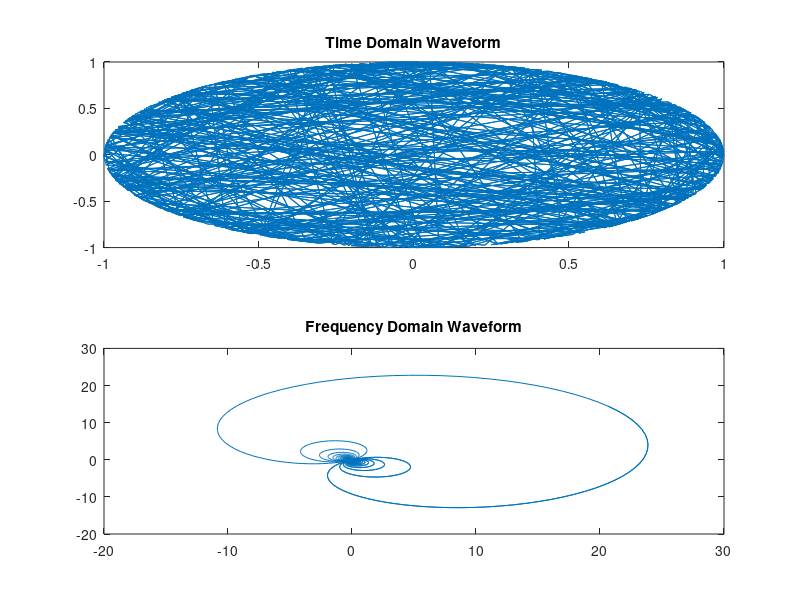

The MATLAB script that drew this image: (Note: this script raises an error after producing the figure.)
% this is a 5G PRACH format 0 transmission
L = 839;

% this is number of samples per bin, floor(L/Ncs) gives the number of cyclic shifts, see below
Ncs = 26;
% this is the FFT size for the generation/reception of PRACH
N = 49152;
% this is the length of the cyclic prefix for PRACH
Ncp = 6336;

% 6-bit data messages for 3 transmitters / UEs
preamble_index1 = 63;
preamble_index2 = 31;
preamble_index3 = 11;

% up to 6 Zadoff-Chu root sequences for this format
utab = [129 710 140 699 120 719];
% number of cyclic shifts
nshifts = floor(L / Ncs);
% number of Zadoff-Chu sequences required
nseq = ceil(64 / nshifts);

% index of the preamble sequence to use
uind1 = floor(preamble_index1 / nshifts);
uind2 = floor(preamble_index2 / nshifts);
uind3 = floor(preamble_index3 / nshifts);
% index of cyclic shift to use
nuind1 = rem(preamble_index1, nshifts);
nuind2 = rem(preamble_index2, nshifts);
nuind3 = rem(preamble_index3, nshifts);
if (uind1 >= length(utab) || uind2 >= length(utab) || uind3 >= length(utab))
    fprintf("ERROR tab length %d : %d %d %d", length(utab), uind1, uind1, uind3)
end

% These are the Zadoff-Chu Sequence generators (time-domain)
% for the 3 transmitters
xu1 = exp(-1j * pi * utab(1 + uind1) * (0:838) .* (1:839) / 839);
xu2 = exp(-1j * pi * utab(1 + uind2) * (0:838) .* (1:839) / 839);
xu3 = exp(-1j * pi * utab(1 + uind3) * (0:838) .* (1:839) / 839);

% implement cyclic-shifts
% Note we do this in the time-domain and then do an 839-point fft here in MATLAB
% This is not usually done in practice because of the complexity of the FFT (i.e. a large prime number)
% There is a way to compute the Fourier transform directly and then perform the cyclic shift by a multiplication of a phasor in the frequency-domain.

yuv1 = zeros(1, length(xu1));
yuv2 = zeros(1, length(xu2));
yuv3 = zeros(1, length(xu3));

for n = 0:838
    xuv1(n + 1) = xu1(1 + rem(n + (Ncs * nuind1), 839));
    yuv1 = yuv1 + fft(xuv1(n + 1));
    
    xuv2(n + 1) = xu2(1 + rem(n + (Ncs * nuind2), 839));
    yuv2 = yuv2 + fft(xuv2(n + 1));
    
    xuv3(n + 1) = xu3(1 + rem(n + (Ncs * nuind3), 839));
    yuv3 = yuv3 + fft(xuv3(n + 1));
end

% put the PRACH in the lowest frequency (positive) subcarriers starting at carrier 7
Xuv1 = zeros(1, 49152);
Xuv1(7 + (1:839)) = yuv1;
Xuv2 = zeros(1, 49152);
Xuv2(7 + (1:839)) = yuv2;
Xuv3 = zeros(1, 49152);
Xuv3(7 + (1:839)) = yuv3;

% bring to time-domain
xuv1_49152 = ifft(Xuv1);
xuv2_49152 = ifft(Xuv2);
xuv3_49152 = ifft(Xuv3);

% add cyclic prefix
xuv1_49152 = [xuv1_49152((49152 - 6335):end) xuv1_49152];
xuv2_49152 = [xuv2_49152((49152 - 6335):end) xuv2_49152];
xuv3_49152 = [xuv3_49152((49152 - 6335):end) xuv3_49152];

% normalizes the transmit signal to unit-energy
xuv1_49152 = xuv1_49152 / sqrt(sum(abs(xuv1_49152).^2) / length(xuv1_49152));
en1 = mean(abs(xuv1_49152).^2);
xuv2_49152 = xuv2_49152 / sqrt(sum(abs(xuv2_49152).^2) / length(xuv2_49152));
en2 = mean(abs(xuv2_49152).^2);
xuv3_49152 = xuv3_49152 / sqrt(sum(abs(xuv3_49152).^2) / length(xuv3_49152));
en3 = mean(abs(xuv3_49152).^2);

% Plot the time-domain and frequency-domain waveform (xuv1)
figure;
subplot(2, 1, 1);
plot(xu1)
title('Time Domain Waveform');

subplot(2, 1, 2);
plot(xuv1_49152)
title('Frequency Domain Waveform');

% Question: What can you say regarding the frequency span (approximately how many PRBs does this waveform occupy
% 
% simulate time-delay
delay1 = 300;
delay2 = 140;
delay3 = 40;
delaymax = 1 + max([delay1 delay2 delay3]);
xuv1_49152 = [zeros(1, delay1) xuv1_49152 zeros(1, delaymax - delay1)];
xuv2_49152 = [zeros(1, delay2) xuv2_49152 zeros(1, delaymax - delay2)];
xuv3_49152 = [zeros(1, delay3) xuv3_49152 zeros(1, delaymax - delay3)];

SNR = 0;
snr = 10.^(0.1 * SNR);
noise1 = sqrt(0.5 / snr) * (randn(1, length(xuv1_49152)) + 1j * randn(1, length(xuv1_49152)));
noise2 = sqrt(0.5 / snr) * (randn(1, length(xuv1_49152)) + 1j * randn(1, length(xuv1_49152)));
rxsig1_justnoise = xuv1_49152 + noise1;
rxsig2_justnoise = xuv1_49152 + xuv2_49152 + xuv3_49152 + noise2;

% do TDL-C channel generation
fs = 61.44e6;
SCS = 30e3;
DS = 300e-9;

H1 = get_tdl(fs, SCS, [0:105], DS, 'tdlc');
H2 = get_tdl(fs, SCS, [0:105], DS, 'tdlc');
H3 = get_tdl(fs, SCS, [0:105], DS, 'tdlc');

rxsig3_noiseandchannel = conv(H1, xuv1_49152);
rxsig3_noiseandchannel = rxsig3_noiseandchannel + sqrt(0.5 / snr) * (randn(1, length(rxsig3_noiseandchannel)) + 1j * randn(1, length(rxsig3_noiseandchannel)));

rxsig4_noiseandchannel = conv(H1, xuv1_49152) + conv(H2, xuv2_49152) + conv(H3, xuv3_49152);
rxsig4_noiseandchannel = rxsig4_noiseandchannel + sqrt(0.5 / snr) * (randn(1, length(rxsig4_noiseandchannel)) + 1j * randn(1, length(rxsig4_noiseandchannel)));

;

% What to do now
% a) implement the receiver using a frequency-domain correlation
% using the Zadoff-Chu sequences generation method as above
% b) show how the data detection and time-delay estimation

rxsig1_noprefix = rxsig1_justnoise(6636+(1:49152));
rxsig2_noprefix = rxsig2_justnoise(6636+(1:49152));

RXSIG1 = fft(rxsig1_noprefix);
RXSIG2 = fft(rxsig2_noprefix);

% correlation with preamble sequence with nu=0 for each sequence

Xu=zeros(nseq,L);
Ru1=zeros(nseq,L);
Ru2=zeros(nseq,L);
ru1=zeros(nseq,L);%1024;
ru2=zeros(nseq,L);%1024;
for (seq=1:nseq)
    % compute time-domain ZC sequence for each u in 1:nseq
    xun = exp(-j*pi*utab(seq)*(0:838).*(1:839)/839);
    % compute freq-domain ZC sequence for each u in 1:nseq
    Xu(seq,:) = fft(xun);
    % correlate (componentwise multiplicaiton and IFFT) with received signal
    Ru1(seq,:) = RXSIG1(7+(1:L)).*conj(Xu(seq,:));
    Ru2(seq,:) = RXSIG2(7+(1:L)).*conj(Xu(seq,:));
    ru1(seq,:) = ifft(Ru1(seq,:));%,1024);
    ru2(seq,:) = ifft(Ru2(seq,:));%,1024);
end

figure(2)
plot(20*log10(abs(fft(rxsig2_justnoise))))
axis([1 1024 30 80])

figure(3)
plot(0:838,20*log10(abs(ru1(1,:))), 'r',0:838,20*log10(abs(ru1(2,:))), 'b')